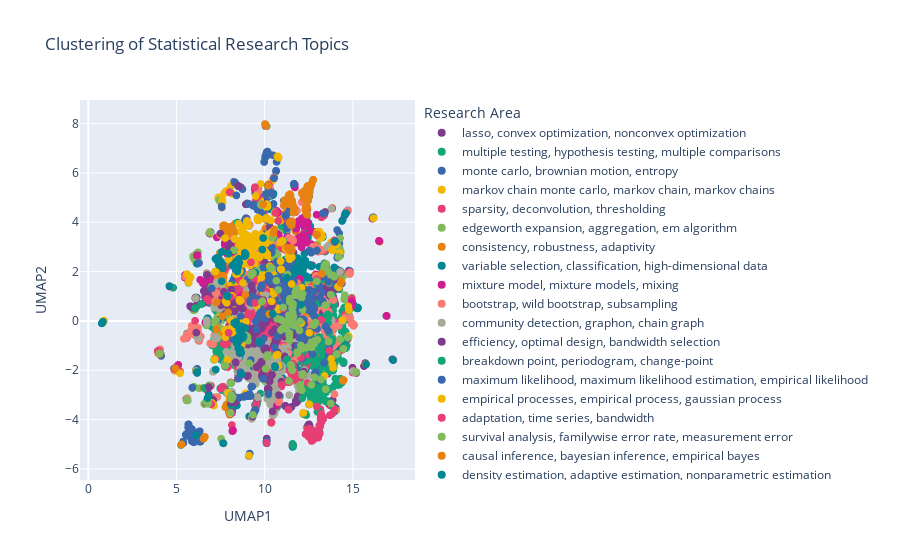

This figure's notebook cell:
### Code cell
import matplotlib.pyplot as plt
import numpy as np
import seaborn as sns
import pandas as pd
from collections import Counter
from sentence_transformers import SentenceTransformer
from sklearn.cluster import KMeans
from sklearn.metrics import silhouette_score
import plotly.express as px
import plotly.graph_objects as go
from umap.umap_ import UMAP
import re

# Load the dataset
df = pd.read_csv('scopus-annals-of-statistics.csv')

# Basic Info
print("Dataset Information:")
print(df.info())
print("\nSummary Statistics:")
print(df.describe())

# Step 1: Extract and process author keywords
keywords_df = df[['Year', 'Author Keywords']].copy()
keywords_df = keywords_df.dropna(subset=['Author Keywords'])

# Step 2: Split the keywords and convert to lowercase
keyword_year_pairs = []
all_keywords = []

for index, row in keywords_df.iterrows():
    year = row['Year']
    # Split by semicolon or comma
    keywords = row['Author Keywords'].split(';')
    
    # Clean up each keyword
    for keyword in keywords:
        keyword = keyword.strip().lower()  # Convert to lowercase
        if keyword:  # Only include non-empty keywords
            keyword_year_pairs.append((keyword, year))
            all_keywords.append(keyword)

# Create a DataFrame from the list
keyword_trends = pd.DataFrame(keyword_year_pairs, columns=['Keyword', 'Year'])

# Print the number of unique keywords before clustering
unique_keywords = set(all_keywords)
print(f"\nNumber of unique keywords before clustering: {len(unique_keywords)}")

# Step 3: Use Sentence Transformers to convert keywords to embeddings
print("\nGenerating embeddings using Sentence Transformer...")
model = SentenceTransformer('all-MiniLM-L6-v2')  # Small but effective model
unique_keywords_list = list(unique_keywords)
embeddings = model.encode(unique_keywords_list)

# Step 4: Determine optimal number of clusters using silhouette scores
print("\nFinding optimal number of clusters...")
silhouette_scores = []
min_clusters = 5
max_clusters = min(30, len(unique_keywords_list) - 1)  # Max clusters capped at 30
cluster_range = range(min_clusters, max_clusters + 1, 5)

for n_clusters in cluster_range:
    kmeans = KMeans(n_clusters=n_clusters, random_state=42)
    cluster_labels = kmeans.fit_predict(embeddings)
    silhouette_avg = silhouette_score(embeddings, cluster_labels)
    silhouette_scores.append(silhouette_avg)
    print(f"  Clusters: {n_clusters}, Silhouette Score: {silhouette_avg:.4f}")

# Find the optimal number of clusters
optimal_clusters = cluster_range[np.argmax(silhouette_scores)]
print(f"\nOptimal number of clusters: {optimal_clusters}")

# Step 5: Perform KMeans clustering with the optimal number of clusters
kmeans = KMeans(n_clusters=optimal_clusters, random_state=42)
clusters = kmeans.fit_predict(embeddings)

# Create a dictionary mapping keywords to their clusters
keyword_to_cluster = dict(zip(unique_keywords_list, clusters))

# Create a DataFrame to store keywords and their clusters
clusters_df = pd.DataFrame({
    'Keyword': unique_keywords_list,
    'Cluster': clusters
})

# Step 6: Find the most common keywords in each cluster to use as cluster labels
cluster_labels = {}
for cluster_id in range(optimal_clusters):
    cluster_keywords = clusters_df[clusters_df['Cluster'] == cluster_id]['Keyword'].tolist()
    # Count occurrences in the original dataset
    cluster_keyword_counts = {k: all_keywords.count(k) for k in cluster_keywords}
    # Sort by frequency
    sorted_keywords = sorted(cluster_keyword_counts.items(), key=lambda x: x[1], reverse=True)
    # Take top 3 as representative
    top_keywords = [k for k, _ in sorted_keywords[:3]]
    cluster_labels[cluster_id] = ", ".join(top_keywords)

# Print cluster information
print("\nCluster Information:")
for cluster_id, label in cluster_labels.items():
    cluster_size = np.sum(clusters == cluster_id)
    print(f"Cluster {cluster_id}: {cluster_size} keywords - Representative terms: {label}")

# Step 7: Add cluster information to the keyword trends DataFrame
keyword_trends['Cluster'] = keyword_trends['Keyword'].map(keyword_to_cluster)
keyword_trends['Cluster_Label'] = keyword_trends['Cluster'].map(cluster_labels)

# Step 8: Visualize clusters using UMAP for dimensionality reduction
print("\nGenerating UMAP visualization of keyword clusters...")
umap_reducer = UMAP(n_components=2, random_state=42)
umap_embeddings = umap_reducer.fit_transform(embeddings)

# Create a DataFrame for visualization
viz_df = pd.DataFrame({
    'UMAP1': umap_embeddings[:, 0],
    'UMAP2': umap_embeddings[:, 1],
    'Keyword': unique_keywords_list,
    'Cluster': clusters,
    'Cluster_Label': [cluster_labels[c] for c in clusters]
})

# Interactive scatter plot with Plotly
fig = px.scatter(
    viz_df, x='UMAP1', y='UMAP2', color='Cluster_Label',
    hover_data=['Keyword'], title='Clustering of Statistical Research Topics',
    labels={'Cluster_Label': 'Research Area'},
    color_discrete_sequence=px.colors.qualitative.Bold
)
fig.update_traces(marker=dict(size=8))
fig.write_html('keyword_clusters_visualization.html')
fig.show()

# Step 9: Analyze trends in clusters over time
cluster_trends = keyword_trends.groupby(['Year', 'Cluster_Label']).size().reset_index(name='Count')
pivot_clusters = cluster_trends.pivot(index='Year', columns='Cluster_Label', values='Count').fillna(0)

# Plot trends of clusters over time
plt.figure(figsize=(16, 10))
for cluster_label in pivot_clusters.columns:
    plt.plot(pivot_clusters.index, pivot_clusters[cluster_label], marker='o', linewidth=2, label=cluster_label)

plt.title('Trends of Research Topic Clusters Over Time', fontsize=16)
plt.xlabel('Year', fontsize=14)
plt.ylabel('Number of Papers', fontsize=14)
plt.legend(title='Research Areas', fontsize=10, title_fontsize=12, bbox_to_anchor=(1.05, 1), loc='upper left')
plt.xticks(rotation=45)
plt.grid(True, alpha=0.3)
plt.tight_layout()
plt.savefig('cluster_trends_over_time.png', dpi=300)
plt.show()

# Step 10: Create a heatmap showing popularity of clusters across time periods
# Group years into 5-year periods
keyword_trends['Period'] = ((keyword_trends['Year'] // 5) * 5).astype(str) + '-' + ((keyword_trends['Year'] // 5) * 5 + 4).astype(str)
period_cluster_counts = keyword_trends.groupby(['Period', 'Cluster_Label']).size().reset_index(name='Count')
period_pivot = period_cluster_counts.pivot(index='Period', columns='Cluster_Label', values='Count').fillna(0)

# Normalize by period to show relative popularity
period_totals = period_pivot.sum(axis=1)
period_pivot_norm = period_pivot.div(period_totals, axis=0) * 100

plt.figure(figsize=(14, 10))
sns.heatmap(period_pivot_norm, annot=False, cmap='viridis', fmt='.1f')
plt.title('Relative Popularity of Research Topics Over Time (%)', fontsize=16)
plt.xlabel('Research Topic Clusters', fontsize=14)
plt.ylabel('Time Period', fontsize=14)
plt.tight_layout()
plt.savefig('topic_popularity_heatmap.png', dpi=300)
plt.show()

# Step 11: Detailed analysis of the largest clusters
top_clusters = clusters_df['Cluster'].value_counts().nlargest(5).index
for cluster_id in top_clusters:
    cluster_keywords = clusters_df[clusters_df['Cluster'] == cluster_id]['Keyword'].tolist()
    print(f"\nCluster {cluster_id} ({cluster_labels[cluster_id]}) - Top Keywords by Frequency:")
    keyword_freq = {k: all_keywords.count(k) for k in cluster_keywords}
    sorted_keywords = sorted(keyword_freq.items(), key=lambda x: x[1], reverse=True)
    for keyword, count in sorted_keywords[:20]:  # Show top 20 keywords in each major cluster
        print(f"  {keyword}: {count}")

# Output final summary
print("\nAnalysis Summary:")
print(f"- Processed {len(all_keywords)} keyword instances from research papers")
print(f"- Identified {len(unique_keywords)} unique keywords")
print(f"- Clustered into {optimal_clusters} research topic areas")
print(f"- Created visualizations for cluster distribution and temporal trends")
print("\nTop emerging clusters (highest growth in recent periods):")
# Calculate growth rate for each cluster
recent_periods = sorted(keyword_trends['Period'].unique())[-2:]
growth_rates = {}

for cluster in keyword_trends['Cluster_Label'].unique():
    if pd.isna(cluster):
        continue
    recent_counts = []
    for period in recent_periods:
        count = keyword_trends[(keyword_trends['Period'] == period) & 
                               (keyword_trends['Cluster_Label'] == cluster)].shape[0]
        recent_counts.append(count)
    
    if recent_counts[0] > 0:  # Avoid division by zero
        growth = (recent_counts[1] - recent_counts[0]) / recent_counts[0] * 100
        growth_rates[cluster] = growth

# Print top growing clusters
for cluster, growth in sorted(growth_rates.items(), key=lambda x: x[1], reverse=True)[:5]:
    print(f"  {cluster}: {growth:.1f}% growth")

### Figure 1 — Plotly figure (JSON) as saved in the notebook; plotly's stock layout.template omitted (floating-point values rounded to 4 significant figures; data arrays with more than 128 entries replaced by an {"elided": "..."} marker saying what was removed)
{"data": [{"customdata": {"elided": "189x1 str values"}, "hovertemplate": "Research Area=lasso, convex optimization, nonconvex optimization<br>UMAP1=%{x}<br>UMAP2=%{y}<br>Keyword=%{customdata[0]}<extra></extra>", "legendgroup": "lasso, convex optimization, nonconvex optimization", "marker": {"color": "rgb(127, 60, 141)", "size": 8, "symbol": "circle"}, "mode": "markers", "name": "lasso, convex optimization, nonconvex optimization", "showlegend": true, "type": "scattergl", "x": {"elided": "189 float values"}, "xaxis": "x", "y": {"elided": "189 float values"}, "yaxis": "y"}, {"customdata": {"elided": "292x1 str values"}, "hovertemplate": "Research Area=multiple testing, hypothesis testing, multiple comparisons<br>UMAP1=%{x}<br>UMAP2=%{y}<br>Keyword=%{customdata[0]}<extra></extra>", "legendgroup": "multiple testing, hypothesis testing, multiple comparisons", "marker": {"color": "rgb(17, 165, 121)", "size": 8, "symbol": "circle"}, "mode": "markers", "name": "multiple testing, hypothesis testing, multiple comparisons", "showlegend": true, "type": "scattergl", "x": {"elided": "292 float values"}, "xaxis": "x", "y": {"elided": "292 float values"}, "yaxis": "y"}, {"customdata": {"elided": "297x1 str values"}, "hovertemplate": "Research Area=monte carlo, brownian motion, entropy<br>UMAP1=%{x}<br>UMAP2=%{y}<br>Keyword=%{customdata[0]}<extra></extra>", "legendgroup": "monte carlo, brownian motion, entropy", "marker": {"color": "rgb(57, 105, 172)", "size": 8, "symbol": "circle"}, "mode": "markers", "name": "monte carlo, brownian motion, entropy", "showlegend": true, "type": "scattergl", "x": {"elided": "297 float values"}, "xaxis": "x", "y": {"elided": "297 float values"}, "yaxis": "y"}, {"customdata": [["metropolis-hastings algorithm"], ["nonlinear markov renewal theory"], ["graphical markov model"], ["pseudo-marginal mcmc"], ["markov operator"], ["hidden markov model"], ["markov random fields"], ["gaussian markov random field"], ["nested markov model"], ["markov tree"], ["markov random field"], ["reversible markov chains"], ["hyper markov"], ["markov switching models"], ["markov networks"], ["markovian distribution"], ["markowitz problem"], ["metropolis-hastings-green algorithm"], ["markov-krein identity"], ["markov process"], ["markov additive process"], ["sequential monte carlo."], ["β-null recurrent markov chain"], ["piecewise deterministic markov processes"], ["markov hypothesis"], ["markov properties"], ["amp markov property"], ["null recurrent markov chain"], ["nonhomogenous markov chains"], ["random walk metropolis–hastings"], ["hyper markov property"], ["mixtures of markov chains"], ["random-walk metropolis"], ["markov property"], ["mcmc algorithm"], ["global markov property"], ["graphical markov structure"], ["hidden markov chains"], ["markov chains"], ["reversible markov chain"], ["pairwise markov property"], ["metropolis algorithm"], ["markov chain monte carlo (mcmc)"], ["sequential monte carlo"], ["piecewise deterministic markov process"], ["hamiltonian monte carlo"], ["lwf markov property"], ["markov equivalence class"], ["markov kernel"], ["partially observed markov process"], ["markov mesh models"], ["markov chain monte carlo"], ["structural markov laws"], ["transition probability"], ["time-inhomogeneous markov chain"], ["pseudo-marginal random walk metropolis"], ["markov equivalence"], ["metropolis hastings algorithms"], ["markov chain monte carlo irreducible markov processes"], ["adaptive mcmc"], ["finite-state machines"], ["metropolis-hasting algorithm"], ["recursive monte carlo filter"], ["markov decision process"], ["markov reward process"], ["nonlinear markov models"], ["markov chain monte carlo methods"], ["regression chain markov property"], ["variable-order markov chains"], ["hidden markov models"], ["random walk metropolis"], ["markov chainmonte carlo"], ["markov chain isomorphism"], ["markov renewal process"], ["markov jump process"], ["hyper markov laws"], ["recursive stochastic algorithms"], ["adaptive metropolis"], ["finite markov chains"], ["metropolis algorithms"], ["reversible jump markov chain monte carlo"], ["inhomogeneous markov chains"], ["nonreversible markov process"], ["markov chain"], ["monte carlo markov chain"], ["hyper-markov law"], ["nonlinear gauss-markov theorem"]], "hovertemplate": "Research Area=markov chain monte carlo, markov chain, markov chains<br>UMAP1=%{x}<br>UMAP2=%{y}<br>Keyword=%{customdata[0]}<extra></extra>", "legendgroup": "markov chain monte carlo, markov chain, markov chains", "marker": {"color": "rgb(242, 183, 1)", "size": 8, "symbol": "circle"}, "mode": "markers", "name": "markov chain monte carlo, markov chain, markov chains", "showlegend": true, "type": "scattergl", "x": [7.995, 7.552, 7.491, 8.15, 7.443, 7.492, 9.892, 9.989, 7.528, 7.481, 9.888, 7.52, 7.405, 7.515, 7.493, 7.508, 7.447, 8.003, 7.396, 7.523, 7.523, 8.263, 7.546, 7.486, 7.438, 7.433, 7.374, 7.549, 7.505, 7.991, 7.39, 7.483, 7.996, 7.383, 7.988, 7.398, 7.475, 7.497, 7.536, 7.529, 7.386, 8.013, 7.912, 8.276, 7.485, 8.088, 7.363, 7.431, 7.479, 7.507, 7.531, 7.846, 7.447, 8.516, 7.516, 8.0, 7.396, 7.998, 7.782, 8.014, 9.235, 7.987, 8.274, 7.489, 7.5, 7.547, 7.857, 7.38, 7.571, 7.51, 7.995, 7.771, 7.442, 7.521, 7.531, 7.408, 9.813, 8.006, 7.535, 8.001, 7.708, 7.512, 7.501, 7.503, 7.798, 7.39, 7.612], "xaxis": "x", "y": [5.295, 4.718, 4.843, 5.16, 4.973, 4.908, 3.531, 3.58, 4.898, 4.87, 3.566, 5.005, 4.926, 4.884, 4.82, 4.935, 4.972, 5.295, 4.983, 4.89, 4.871, 5.567, 4.954, 4.921, 4.953, 4.957, 5.0, 4.928, 4.954, 5.306, 4.952, 4.966, 5.31, 4.986, 5.261, 4.979, 4.851, 4.959, 4.925, 4.999, 4.989, 5.319, 5.28, 5.578, 4.886, 5.471, 4.965, 4.939, 4.931, 4.891, 4.851, 5.271, 4.929, 2.312, 4.95, 5.291, 4.982, 5.29, 5.241, 5.284, 1.507, 5.313, 5.606, 4.886, 4.853, 4.815, 5.273, 5.007, 4.981, 4.874, 5.312, 5.215, 5.007, 4.791, 4.909, 4.938, 4.863, 5.309, 4.964, 5.308, 5.177, 4.969, 4.877, 4.941, 5.235, 4.94, 4.825], "yaxis": "y"}, {"customdata": {"elided": "339x1 str values"}, "hovertemplate": "Research Area=sparsity, deconvolution, thresholding<br>UMAP1=%{x}<br>UMAP2=%{y}<br>Keyword=%{customdata[0]}<extra></extra>", "legendgroup": "sparsity, deconvolution, thresholding", "marker": {"color": "rgb(231, 63, 116)", "size": 8, "symbol": "circle"}, "mode": "markers", "name": "sparsity, deconvolution, thresholding", "showlegend": true, "type": "scattergl", "x": {"elided": "339 float values"}, "xaxis": "x", "y": {"elided": "339 float values"}, "yaxis": "y"}, {"customdata": {"elided": "401x1 str values"}, "hovertemplate": "Research Area=edgeworth expansion, aggregation, em algorithm<br>UMAP1=%{x}<br>UMAP2=%{y}<br>Keyword=%{customdata[0]}<extra></extra>", "legendgroup": "edgeworth expansion, aggregation, em algorithm", "marker": {"color": "rgb(128, 186, 90)", "size": 8, "symbol": "circle"}, "mode": "markers", "name": "edgeworth expansion, aggregation, em algorithm", "showlegend": true, "type": "scattergl", "x": {"elided": "401 float values"}, "xaxis": "x", "y": {"elided": "401 float values"}, "yaxis": "y"}, {"customdata": {"elided": "437x1 str values"}, "hovertemplate": "Research Area=consistency, robustness, adaptivity<br>UMAP1=%{x}<br>UMAP2=%{y}<br>Keyword=%{customdata[0]}<extra></extra>", "legendgroup": "consistency, robustness, adaptivity", "marker": {"color": "rgb(230, 131, 16)", "size": 8, "symbol": "circle"}, "mode": "markers", "name": "consistency, robustness, adaptivity", "showlegend": true, "type": "scattergl", "x": {"elided": "437 float values"}, "xaxis": "x", "y": {"elided": "437 float values"}, "yaxis": "y"}, {"customdata": {"elided": "352x1 str values"}, "hovertemplate": "Research Area=variable selection, classification, high-dimensional data<br>UMAP1=%{x}<br>UMAP2=%{y}<br>Keyword=%{customdata[0]}<extra></extra>", "legendgroup": "variable selection, classification, high-dimensional data", "marker": {"color": "rgb(0, 134, 149)", "size": 8, "symbol": "circle"}, "mode": "markers", "name": "variable selection, classification, high-dimensional data", "showlegend": true, "type": "scattergl", "x": {"elided": "352 float values"}, "xaxis": "x", "y": {"elided": "352 float values"}, "yaxis": "y"}, {"customdata": [["mixing distribution"], ["dirichlet mixture"], ["spatial mixing process"], ["mixtures"], ["sparse mixture models"], ["mixture recovery"], ["slow mixing"], ["normal mixtures"], ["finite mixtures of normal distributions"], ["hierarchical mixtures-of-experts"], ["mixture of permutations"], ["mixtures of repeated measurements"], ["mixture of normals"], ["mixture"], ["detection of mixtures"], ["mixture cure model"], ["mixture of finite mixtures"], ["mixing conditions"], ["semiparametric mixture"], ["multivariate bernoulli mixture"], ["mixtures of grouped observations."], ["heterogeneous mixture detection"], ["mixture of gaussians"], ["mixtures of t-distributions"], ["dirichlet process mixtures"], ["infinite mixture"], ["multinomial mixture"], ["bayesian mixture models"], ["mixture priors"], ["finite mixture model"], ["mixing operator"], ["mixtures of experts"], ["finite mixture distribution"], ["nonparametric mixture"], ["mixture of dirichlet process"], ["mixture models"], ["weibull semiparametric mixture"], ["gaussian mixtures"], ["mixing process"], ["mixing coefficients"], ["sparse normal mixture"], ["mixture likelihood ratio"], ["mixture model"], ["sparse mixture"], ["mixture density"], ["beta-mixing"], ["finite alphabet linear mixture"], ["ρ-mixing"], ["rapid mixing"], ["heterogeneous components"], ["mixtures of exponential model"], ["feature selection for mixtures"], ["gaussian mixture"], ["semiparametric mixtures"], ["α-mixing"], ["?- mixing"], ["mixing"], ["gaussian mixture models"], ["poisson mixtures"], ["total variation"], ["normal mixture models"], ["mixing times"], ["finite mixture models"], ["gaussian mixture model"], ["mixing time"], ["mixed volume"], ["mixtures of laplace densities"], ["mixture of product distributions"], ["randomly scaled p-mixing"], ["finite mixture"], ["mixtures of discrete distributions"], ["mixtures of betas"], ["mixture of beta"], ["mixture distributions"], ["hazard rate mixtures"], ["mixing processes"], ["μ-separation"], ["kernel mixture priors"], ["mixtures of dirichlet process"], ["two-component mixture model"], ["mixing condition"], ["strong mixing"]], "hovertemplate": "Research Area=mixture model, mixture models, mixing<br>UMAP1=%{x}<br>UMAP2=%{y}<br>Keyword=%{customdata[0]}<extra></extra>", "legendgroup": "mixture model, mixture models, mixing", "marker": {"color": "rgb(207, 28, 144)", "size": 8, "symbol": "circle"}, "mode": "markers", "name": "mixture model, mixture models, mixing", "showlegend": true, "type": "scattergl", "x": [8.33, 8.106, 8.297, 7.847, 7.787, 7.788, 8.292, 7.789, 7.783, 7.822, 7.806, 7.339, 7.75, 7.936, 7.754, 7.802, 7.81, 8.292, 8.013, 7.803, 7.771, 7.786, 7.807, 7.784, 8.106, 7.851, 7.882, 7.8, 7.761, 7.785, 8.286, 7.908, 7.815, 7.984, 8.107, 7.788, 8.043, 7.786, 8.289, 8.278, 7.758, 5.552, 7.791, 7.783, 7.886, 8.254, 7.791, 8.298, 8.272, 9.339, 7.784, 7.748, 7.764, 8.034, 8.279, 8.238, 8.259, 7.789, 7.293, 13.0, 7.752, 8.301, 7.744, 7.78, 8.329, 8.56, 7.884, 7.807, 8.348, 7.808, 7.784, 8.113, 8.118, 7.819, 6.581, 8.297, 11.79, 7.747, 8.106, 7.781, 8.297, 8.249], "xaxis": "x", "y": [2.793, 3.266, 2.783, 3.046, 3.056, 3.041, 2.789, 3.111, 3.106, 2.878, 3.069, 1.869, 3.146, 3.028, 3.062, 3.03, 3.086, 2.78, -3.776, 3.039, 2.998, 3.063, 3.135, 3.126, 3.325, 3.025, 2.702, 3.046, 3.338, 3.059, 2.802, 2.804, 3.098, -3.698, 3.314, 3.047, -3.771, 3.123, 2.795, 2.813, 3.108, -4.621, 3.065, 3.057, 3.113, 3.033, 3.072, 2.79, 2.817, -0.01935, 3.078, 2.883, 3.113, -3.756, 2.811, 2.775, 2.801, 3.098, 3.386, 1.815, 3.074, 2.727, 3.076, 3.094, 2.667, 2.457, 3.179, 3.112, 2.799, 3.075, 3.134, 3.166, 3.145, 3.116, -3.363, 2.776, 3.73, 3.173, 3.294, 3.045, 2.777, 2.795], "yaxis": "y"}, {"customdata": {"elided": "164x1 str values"}, "hovertemplate": "Research Area=bootstrap, wild bootstrap, subsampling<br>UMAP1=%{x}<br>UMAP2=%{y}<br>Keyword=%{customdata[0]}<extra></extra>", "legendgroup": "bootstrap, wild bootstrap, subsampling", "marker": {"color": "rgb(249, 123, 114)", "size": 8, "symbol": "circle"}, "mode": "markers", "name": "bootstrap, wild bootstrap, subsampling", "showlegend": true, "type": "scattergl", "x": {"elided": "164 float values"}, "xaxis": "x", "y": {"elided": "164 float values"}, "yaxis": "y"}, {"customdata": {"elided": "167x1 str values"}, "hovertemplate": "Research Area=community detection, graphon, chain graph<br>UMAP1=%{x}<br>UMAP2=%{y}<br>Keyword=%{customdata[0]}<extra></extra>", "legendgroup": "community detection, graphon, chain graph", "marker": {"color": "rgb(165, 170, 153)", "size": 8, "symbol": "circle"}, "mode": "markers", "name": "community detection, graphon, chain graph", "showlegend": true, "type": "scattergl", "x": {"elided": "167 float values"}, "xaxis": "x", "y": {"elided": "167 float values"}, "yaxis": "y"}, {"customdata": {"elided": "215x1 str values"}, "hovertemplate": "Research Area=efficiency, optimal design, bandwidth selection<br>UMAP1=%{x}<br>UMAP2=%{y}<br>Keyword=%{customdata[0]}<extra></extra>", "legendgroup": "efficiency, optimal design, bandwidth selection", "marker": {"color": "rgb(127, 60, 141)", "size": 8, "symbol": "circle"}, "mode": "markers", "name": "efficiency, optimal design, bandwidth selection", "showlegend": true, "type": "scattergl", "x": {"elided": "215 float values"}, "xaxis": "x", "y": {"elided": "215 float values"}, "yaxis": "y"}, {"customdata": {"elided": "383x1 str values"}, "hovertemplate": "Research Area=breakdown point, periodogram, change-point<br>UMAP1=%{x}<br>UMAP2=%{y}<br>Keyword=%{customdata[0]}<extra></extra>", "legendgroup": "breakdown point, periodogram, change-point", "marker": {"color": "rgb(17, 165, 121)", "size": 8, "symbol": "circle"}, "mode": "markers", "name": "breakdown point, periodogram, change-point", "showlegend": true, "type": "scattergl", "x": {"elided": "383 float values"}, "xaxis": "x", "y": {"elided": "383 float values"}, "yaxis": "y"}, {"customdata": {"elided": "132x1 str values"}, "hovertemplate": "Research Area=maximum likelihood, maximum likelihood estimation, empirical likelihood<br>UMAP1=%{x}<br>UMAP2=%{y}<br>Keyword=%{customdata[0]}<extra></extra>", "legendgroup": "maximum likelihood, maximum likelihood estimation, empirical likelihood", "marker": {"color": "rgb(57, 105, 172)", "size": 8, "symbol": "circle"}, "mode": "markers", "name": "maximum likelihood, maximum likelihood estimation, empirical likelihood", "showlegend": true, "type": "scattergl", "x": {"elided": "132 float values"}, "xaxis": "x", "y": {"elided": "132 float values"}, "yaxis": "y"}, {"customdata": {"elided": "232x1 str values"}, "hovertemplate": "Research Area=empirical processes, empirical process, gaussian process<br>UMAP1=%{x}<br>UMAP2=%{y}<br>Keyword=%{customdata[0]}<extra></extra>", "legendgroup": "empirical processes, empirical process, gaussian process", "marker": {"color": "rgb(242, 183, 1)", "size": 8, "symbol": "circle"}, "mode": "markers", "name": "empirical processes, empirical process, gaussian process", "showlegend": true, "type": "scattergl", "x": {"elided": "232 float values"}, "xaxis": "x", "y": {"elided": "232 float values"}, "yaxis": "y"}, {"customdata": {"elided": "661x1 str values"}, "hovertemplate": "Research Area=adaptation, time series, bandwidth<br>UMAP1=%{x}<br>UMAP2=%{y}<br>Keyword=%{customdata[0]}<extra></extra>", "legendgroup": "adaptation, time series, bandwidth", "marker": {"color": "rgb(231, 63, 116)", "size": 8, "symbol": "circle"}, "mode": "markers", "name": "adaptation, time series, bandwidth", "showlegend": true, "type": "scattergl", "x": {"elided": "661 float values"}, "xaxis": "x", "y": {"elided": "661 float values"}, "yaxis": "y"}, {"customdata": {"elided": "233x1 str values"}, "hovertemplate": "Research Area=survival analysis, familywise error rate, measurement error<br>UMAP1=%{x}<br>UMAP2=%{y}<br>Keyword=%{customdata[0]}<extra></extra>", "legendgroup": "survival analysis, familywise error rate, measurement error", "marker": {"color": "rgb(128, 186, 90)", "size": 8, "symbol": "circle"}, "mode": "markers", "name": "survival analysis, familywise error rate, measurement error", "showlegend": true, "type": "scattergl", "x": {"elided": "233 float values"}, "xaxis": "x", "y": {"elided": "233 float values"}, "yaxis": "y"}, {"customdata": {"elided": "231x1 str values"}, "hovertemplate": "Research Area=causal inference, bayesian inference, empirical bayes<br>UMAP1=%{x}<br>UMAP2=%{y}<br>Keyword=%{customdata[0]}<extra></extra>", "legendgroup": "causal inference, bayesian inference, empirical bayes", "marker": {"color": "rgb(230, 131, 16)", "size": 8, "symbol": "circle"}, "mode": "markers", "name": "causal inference, bayesian inference, empirical bayes", "showlegend": true, "type": "scattergl", "x": {"elided": "231 float values"}, "xaxis": "x", "y": {"elided": "231 float values"}, "yaxis": "y"}, {"customdata": {"elided": "460x1 str values"}, "hovertemplate": "Research Area=density estimation, adaptive estimation, nonparametric estimation<br>UMAP1=%{x}<br>UMAP2=%{y}<br>Keyword=%{customdata[0]}<extra></extra>", "legendgroup": "density estimation, adaptive estimation, nonparametric estimation", "marker": {"color": "rgb(0, 134, 149)", "size": 8, "symbol": "circle"}, "mode": "markers", "name": "density estimation, adaptive estimation, nonparametric estimation", "showlegend": true, "type": "scattergl", "x": {"elided": "460 float values"}, "xaxis": "x", "y": {"elided": "460 float values"}, "yaxis": "y"}, {"customdata": {"elided": "252x1 str values"}, "hovertemplate": "Research Area=oracle inequalities, minimax risk, minimax<br>UMAP1=%{x}<br>UMAP2=%{y}<br>Keyword=%{customdata[0]}<extra></extra>", "legendgroup": "oracle inequalities, minimax risk, minimax", "marker": {"color": "rgb(207, 28, 144)", "size": 8, "symbol": "circle"}, "mode": "markers", "name": "oracle inequalities, minimax risk, minimax", "showlegend": true, "type": "scattergl", "x": {"elided": "252 float values"}, "xaxis": "x", "y": {"elided": "252 float values"}, "yaxis": "y"}, {"customdata": {"elided": "355x1 str values"}, "hovertemplate": "Research Area=reproducing kernel hilbert space, central subspace, bahadur representation<br>UMAP1=%{x}<br>UMAP2=%{y}<br>Keyword=%{customdata[0]}<extra></extra>", "legendgroup": "reproducing kernel hilbert space, central subspace, bahadur representation", "marker": {"color": "rgb(249, 123, 114)", "size": 8, "symbol": "circle"}, "mode": "markers", "name": "reproducing kernel hilbert space, central subspace, bahadur representation", "showlegend": true, "type": "scattergl", "x": {"elided": "355 float values"}, "xaxis": "x", "y": {"elided": "355 float values"}, "yaxis": "y"}, {"customdata": {"elided": "363x1 str values"}, "hovertemplate": "Research Area=false discovery rate, functional data analysis, longitudinal data<br>UMAP1=%{x}<br>UMAP2=%{y}<br>Keyword=%{customdata[0]}<extra></extra>", "legendgroup": "false discovery rate, functional data analysis, longitudinal data", "marker": {"color": "rgb(165, 170, 153)", "size": 8, "symbol": "circle"}, "mode": "markers", "name": "false discovery rate, functional data analysis, longitudinal data", "showlegend": true, "type": "scattergl", "x": {"elided": "363 float values"}, "xaxis": "x", "y": {"elided": "363 float values"}, "yaxis": "y"}, {"customdata": {"elided": "399x1 str values"}, "hovertemplate": "Research Area=model selection, stochastic block model, graphical models<br>UMAP1=%{x}<br>UMAP2=%{y}<br>Keyword=%{customdata[0]}<extra></extra>", "legendgroup": "model selection, stochastic block model, graphical models", "marker": {"color": "rgb(127, 60, 141)", "size": 8, "symbol": "circle"}, "mode": "markers", "name": "model selection, stochastic block model, graphical models", "showlegend": true, "type": "scattergl", "x": {"elided": "399 float values"}, "xaxis": "x", "y": {"elided": "399 float values"}, "yaxis": "y"}, {"customdata": {"elided": "274x1 str values"}, "hovertemplate": "Research Area=random matrix theory, random matrix, spectral clustering<br>UMAP1=%{x}<br>UMAP2=%{y}<br>Keyword=%{customdata[0]}<extra></extra>", "legendgroup": "random matrix theory, random matrix, spectral clustering", "marker": {"color": "rgb(17, 165, 121)", "size": 8, "symbol": "circle"}, "mode": "markers", "name": "random matrix theory, random matrix, spectral clustering", "showlegend": true, "type": "scattergl", "x": {"elided": "274 float values"}, "xaxis": "x", "y": {"elided": "274 float values"}, "yaxis": "y"}, {"customdata": {"elided": "450x1 str values"}, "hovertemplate": "Research Area=phase transition, exponential family, influence function<br>UMAP1=%{x}<br>UMAP2=%{y}<br>Keyword=%{customdata[0]}<extra></extra>", "legendgroup": "phase transition, exponential family, influence function", "marker": {"color": "rgb(57, 105, 172)", "size": 8, "symbol": "circle"}, "mode": "markers", "name": "phase transition, exponential family, influence function", "showlegend": true, "type": "scattergl", "x": {"elided": "450 float values"}, "xaxis": "x", "y": {"elided": "450 float values"}, "yaxis": "y"}, {"customdata": {"elided": "378x1 str values"}, "hovertemplate": "Research Area=central limit theorem, u-statistics, confidence interval<br>UMAP1=%{x}<br>UMAP2=%{y}<br>Keyword=%{customdata[0]}<extra></extra>", "legendgroup": "central limit theorem, u-statistics, confidence interval", "marker": {"color": "rgb(242, 183, 1)", "size": 8, "symbol": "circle"}, "mode": "markers", "name": "central limit theorem, u-statistics, confidence interval", "showlegend": true, "type": "scattergl", "x": {"elided": "378 float values"}, "xaxis": "x", "y": {"elided": "378 float values"}, "yaxis": "y"}, {"customdata": {"elided": "225x1 str values"}, "hovertemplate": "Research Area=covariance matrix, invariance, covariance estimation<br>UMAP1=%{x}<br>UMAP2=%{y}<br>Keyword=%{customdata[0]}<extra></extra>", "legendgroup": "covariance matrix, invariance, covariance estimation", "marker": {"color": "rgb(231, 63, 116)", "size": 8, "symbol": "circle"}, "mode": "markers", "name": "covariance matrix, invariance, covariance estimation", "showlegend": true, "type": "scattergl", "x": {"elided": "225 float values"}, "xaxis": "x", "y": {"elided": "225 float values"}, "yaxis": "y"}, {"customdata": {"elided": "196x1 str values"}, "hovertemplate": "Research Area=nonparametric regression, regression, linear regression<br>UMAP1=%{x}<br>UMAP2=%{y}<br>Keyword=%{customdata[0]}<extra></extra>", "legendgroup": "nonparametric regression, regression, linear regression", "marker": {"color": "rgb(128, 186, 90)", "size": 8, "symbol": "circle"}, "mode": "markers", "name": "nonparametric regression, regression, linear regression", "showlegend": true, "type": "scattergl", "x": {"elided": "196 float values"}, "xaxis": "x", "y": {"elided": "196 float values"}, "yaxis": "y"}, {"customdata": {"elided": "225x1 str values"}, "hovertemplate": "Research Area=asymptotic normality, rate of convergence, asymptotic distribution<br>UMAP1=%{x}<br>UMAP2=%{y}<br>Keyword=%{customdata[0]}<extra></extra>", "legendgroup": "asymptotic normality, rate of convergence, asymptotic distribution", "marker": {"color": "rgb(230, 131, 16)", "size": 8, "symbol": "circle"}, "mode": "markers", "name": "asymptotic normality, rate of convergence, asymptotic distribution", "showlegend": true, "type": "scattergl", "x": {"elided": "225 float values"}, "xaxis": "x", "y": {"elided": "225 float values"}, "yaxis": "y"}, {"customdata": [["conditional independence test"], ["conditional expectiles"], ["propensity scores"], ["bayes inference"], ["imprecise probabilities and utilities"], ["marginalization paradox."], ["bayesian cart"], ["conditioning"], ["conditional"], ["bayes consistency"], ["compound decision theory"], ["conditional probability"], ["bayes-risk consistency"], ["independent p-values"], ["compound decision"], ["conditional gaussian distribution"], ["conditional independence"], ["conditional model"], ["independence screening"], ["conditional dependence"], ["conditional median"], ["compound bayes rules"], ["quantum probability"], ["bayes procedures"], ["conditional reducibility"], ["odds ratio"], ["conditional autoregression"], ["formal bayes"], ["bayes procedure"], ["bayes act"], ["proportional odds model"], ["objective bayes"], ["conditional density function"], ["extended conditional independence"], ["pseudo-marginal"], ["conditional particle filter"], ["propensity score"], ["classes of probabilities"], ["condition number"], ["conditionality principle"], ["bayes factor"], ["lower probabilities"], ["bayes classifier"], ["inverse probability weighting"], ["boundary crossing probabilities"], ["conditional distribution"], ["bayes optimal partition"], ["conditional distribution function"], ["truncation probability"], ["independence rule"], ["posterior odds"], ["marginalization and conditioning"], ["marginal screening"], ["outcome dependent"], ["conditional pickands dependence function"], ["bayes factors"], ["bayes decision rule"], ["marginal balance"], ["conditional moment restrictions"], ["conditional heteroscedasticity"], ["bayes rules"], ["marginalizing and conditioning"], ["marginalization paradox"], ["boundary crossing probability"], ["finitely additive probability"], ["conditional quantiles"], ["bayes decision rules"], ["proper bayes"], ["statistical independence"], ["conditional reference set"], ["sure independence screening"], ["free probability"], ["measure of conditional association"], ["contingency table"], ["limit of bayes rules"], ["bayes oracle"], ["contingency tables"], ["inverse propensity score weighting"], ["perfect probability"], ["bayes rule"], ["conditional qualitative treatment effects"], ["vector conditional quantile function"], ["expansions for conditional distributions"], ["bayes predictor"], ["proper bayes rule"], ["searching probability"], ["conditional variance"], ["conditional moments"], ["bayes' rule"], ["conditional mean independence"], ["conditional mean"], ["conditional quantile estimation"], ["small ball probability"], ["marginal"], ["geometric probability"], ["true positive proportion"], ["bayes estimate"], ["conditional expectations operator"], ["conditional moment restriction"], ["coverage probability"], ["probability-matching equation"], ["conditional association"], ["bayes error"], ["bayes"], ["bayes risk"], ["conditional intensity"], ["probabilities of rare events"], ["conditional inference"]], "hovertemplate": "Research Area=conditional independence, coverage probability, bayes factor<br>UMAP1=%{x}<br>UMAP2=%{y}<br>Keyword=%{customdata[0]}<extra></extra>", "legendgroup": "conditional independence, coverage probability, bayes factor", "marker": {"color": "rgb(0, 134, 149)", "size": 8, "symbol": "circle"}, "mode": "markers", "name": "conditional independence, coverage probability, bayes factor", "showlegend": true, "type": "scattergl", "x": [8.393, 11.27, 6.16, 7.465, 8.512, 8.587, 7.624, 8.627, 8.556, 7.385, 7.879, 8.306, 7.318, 9.676, 7.901, 9.916, 8.522, 8.677, 8.404, 8.791, 4.606, 7.32, 8.501, 7.306, 8.66, 6.828, 15.76, 7.311, 7.31, 7.278, 6.761, 7.379, 8.919, 8.508, 8.66, 12.04, 6.169, 8.477, 8.901, 8.562, 7.297, 8.428, 7.394, 9.869, 10.6, 8.873, 7.41, 8.91, 8.452, 8.509, 7.575, 8.606, 8.498, 8.76, 8.804, 7.286, 7.332, 8.666, 14.58, 7.649, 7.303, 8.606, 8.616, 10.58, 8.536, 0.8301, 7.301, 7.304, 8.492, 8.614, 8.397, 8.492, 8.689, 8.386, 7.317, 7.251, 8.271, 6.171, 8.47, 7.284, 8.705, 0.7644, 8.871, 7.469, 7.297, 8.164, 14.0, 14.62, 7.254, 8.548, 8.626, 0.8142, 8.466, 8.604, 8.556, 7.233, 7.516, 14.39, 14.59, 7.57, 7.951, 8.692, 7.291, 7.298, 7.211, 10.46, 8.369, 8.384], "xaxis": "x", "y": [-0.7903, 1.755, -2.094, 2.361, 2.497, -1.25, 2.134, -1.165, -0.3147, 2.425, 1.023, 2.334, 2.462, -0.8433, 0.9937, 3.362, -0.705, -0.4531, -0.8935, -0.6256, 1.403, 2.513, 2.174, 2.495, -0.2126, -3.015, -1.761, 2.508, 2.506, 2.501, -3.129, 2.551, 2.656, -0.6515, -1.283, 0.655, -2.112, 2.455, -0.2825, -0.364, 2.535, 2.443, 2.467, 2.893, -1.881, 2.622, 2.262, 2.714, 2.008, -0.72, 2.799, -1.29, -1.104, -0.6909, -0.6241, 2.498, 2.476, -1.288, 4.344, -4.956, 2.523, -1.264, -1.272, -1.829, 2.514, -0.03157, 2.448, 2.498, -0.853, -0.3905, -0.8858, 2.489, -0.7116, -0.1536, 2.558, 2.497, -0.08311, -2.073, 2.31, 2.555, -2.156, -0.09937, 2.758, 2.438, 2.529, 2.239, 3.22, 4.369, 2.51, -0.6385, -0.4323, -0.053, 2.427, -1.275, 2.358, -1.971, 2.405, 4.051, 4.341, 1.605, 2.723, -0.6209, 2.53, 2.501, 2.518, 0.2856, 2.387, -0.04199], "yaxis": "y"}], "layout": {"legend": {"title": {"text": "Research Area"}, "tracegroupgap": 0}, "title": {"text": "Clustering of Statistical Research Topics"}, "xaxis": {"anchor": "y", "domain": [0, 1], "title": {"text": "UMAP1"}}, "yaxis": {"anchor": "x", "domain": [0, 1], "title": {"text": "UMAP2"}}}}
